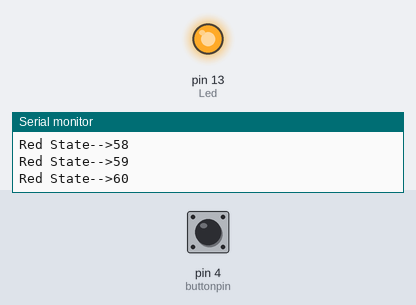
Bench run of a sketch on a simulated Arduino Uno, built with avr-gcc and run on an emulated ATmega328P. Shown: output pins drawn as LEDs (lit = HIGH), the last lines printed to the serial monitor. The test bench sets the inputs (shaded band); at power-on: pin 4 (buttonpin) LOW.

Above: at 18.0 s.
18.1 s: pin 4 (buttonpin) pulled HIGH for 3 s
At 19.5 s:
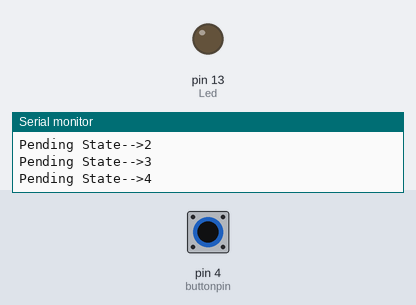
Timing chart, 0 to 21.1 s (numbered marks = the images above; inputs shaded):
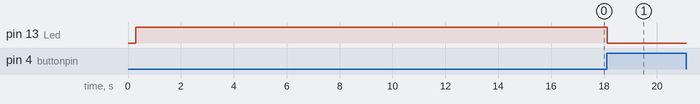

The sketch:

Teampurple_trafficlight.ino
```cpp
int Led = 13 ;// define LED Interface
int buttonpin = 4; // define the flame sensor interface
int analoog = A3; // define the flame sensor interface
int count=0; // define the counter variable
const int nvariable=60; // Fixing the counter variable to 60
bool val ;// define numeric variables val
float sensor; //read analoog value
void sigR(); //Read state
void sigG(); // Green state
void pending(); //Pending state
void sigY(); // Yellow state

void setup()
{
// put your setup code here, to run once:
pinMode (Led, OUTPUT) ; // define LED as output interface
pinMode (buttonpin, INPUT) ; // output interface defines the flame sensor
pinMode (analoog, INPUT) ;// output interface defines the flame sensor
Serial.begin(9600);// To begin the serial communication
}

void loop()
{
// calling the Red state
sigR ();
}

//Red state
void sigR()
{
for(count=1;;count++) // stay in the red state till 60 seconds
{

Serial.print("Red State-->"); // printing Red state on the serial monitor
Serial.println(count);
delay(300);
digitalWrite(Led,HIGH);
if(count>=nvariable)
{
  sigG(); // we switch to green state
}
}
}

//Green state
void sigG()
{
for(count=1;;count++)  // stay in the Green state till the pedestrian requests a signal
{
digitalWrite(Led,HIGH);
delay(100);
digitalWrite(Led,LOW);
delay(100);
Serial.print("Green State-->"); // printing Green state on the serial monitor
Serial.println(count);
delay(300);
sensor = analogRead(analoog);
val = digitalRead (buttonpin);  // reading the pedestrian request;
if((val==1)&&(count<nvariable))  // If there is a  pedestrain request and counter value is less then 60 switch to pending state
{
Pending();
}
if ((val==1)&&(count >=nvariable))  // If there is a  pedestrain request and counter value is greater then 60 switch to yellow state
{
  digitalWrite(Led,HIGH);
 sigY();
}
}
}

//pending  state
void Pending()
{
for(count=1;;count++)  // stay in state till the counter value is less than 60
{
if(count >nvariable) // here check for the counter value if its greater then 60 we switch to yellow state
{
  sigY();
}
Serial.print("Pending State-->");  // printing pending state on the serial monitor
Serial.println(count);
delay (300);
}
}


//yellow state
void sigY()
{
for(count =1;;count++)
{
if(count >5)   // here check for the counter value if its greater then 5 we switch to Red state
{
sigR();
}
Serial.print("Yellow state-->");// printing yellow state on the serial monitor
Serial.println(count);
delay(300);
}
}
```

Measured:
- after the input at 18.1 s, pin 13 (Led): goes on until 18.1 s, then stays LOW
